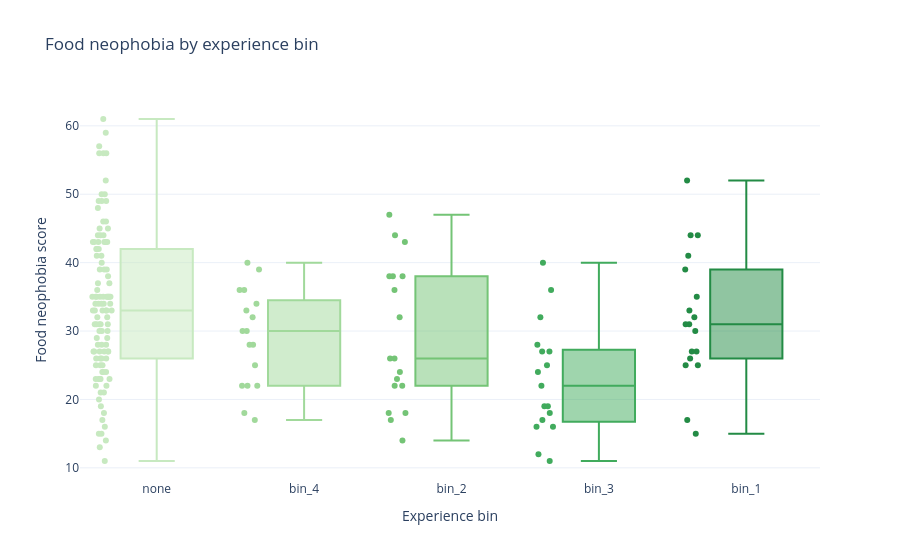

The code cell stored with this chart in its notebook:
### Code cell
df_box = df[df["experience_bin"].isin(["none", "bin_1", "bin_2", "bin_3", "bin_4"])].copy()
df_box["experience_bin"] = pd.Categorical(df_box["experience_bin"], categories=["none", "bin_1", "bin_2", "bin_3", "bin_4"], ordered=True)

fig_box = px.box(df_box, x="experience_bin", y="food_neophobia_score", points="all", title="Food neophobia by experience bin", labels={"experience_bin": "Experience bin", "food_neophobia_score": "Food neophobia score"}, color="experience_bin", color_discrete_sequence=px.colors.sequential.Greens[2:])
fig_box.update_layout(showlegend=False)
fig_box.show()

# Save
fig_box.write_html(images_path / "food_neophobia_by_bin_box.html")
fig_box.write_image(images_path / "food_neophobia_by_bin_box.png", width=800, height=500, scale=3)
print("Saved food_neophobia_by_bin_box.html and .png")

### Figure 1 — Plotly figure (JSON) as saved in the notebook; plotly's stock layout.template omitted (floating-point values rounded to 4 significant figures)
{"data": [{"alignmentgroup": "True", "boxpoints": "all", "hovertemplate": "Experience bin=%{x}<br>Food neophobia score=%{y}<extra></extra>", "legendgroup": "none", "marker": {"color": "rgb(199,233,192)"}, "name": "none", "notched": false, "offsetgroup": "none", "orientation": "v", "showlegend": true, "type": "box", "x": ["none", "none", "none", "none", "none", "none", "none", "none", "none", "none", "none", "none", "none", "none", "none", "none", "none", "none", "none", "none", "none", "none", "none", "none", "none", "none", "none", "none", "none", "none", "none", "none", "none", "none", "none", "none", "none", "none", "none", "none", "none", "none", "none", "none", "none", "none", "none", "none", "none", "none", "none", "none", "none", "none", "none", "none", "none", "none", "none", "none", "none", "none", "none", "none", "none", "none", "none", "none", "none", "none", "none", "none", "none", "none", "none", "none", "none", "none", "none", "none", "none", "none", "none", "none", "none", "none", "none", "none", "none", "none", "none", "none", "none", "none", "none", "none", "none", "none", "none", "none", "none", "none", "none", "none", "none", "none", "none", "none", "none", "none"], "x0": " ", "xaxis": "x", "y": [31, 39, 27, 34, 50, 44, 35, 39, 28, 61, 41, 27, 20, 35, 26, 33, 39, 50, 23, 13, 22, 14, 40, 35, 29, 43, 42, 45, 37, 35, 15, 23, 34, 30, 24, 16, 35, 26, 28, 44, 31, 23, 43, 56, 49, 32, 38, 33, 24, 23, 45, 25, 35, 46, 43, 41, 31, 34, 26, 43, 22, 33, 57, 33, 49, 32, 25, 21, 35, 19, 35, 44, 24, 23, 46, 27, 36, 49, 33, 52, 59, 42, 34, 17, 35, 21, 42, 34, 31, 26, 28, 33, 27, 15, 48, 25, 27, 35, 30, 18, 27, 31, 56, 29, 11, 37, 43, 43, 56, 30], "y0": " ", "yaxis": "y"}, {"alignmentgroup": "True", "boxpoints": "all", "hovertemplate": "Experience bin=%{x}<br>Food neophobia score=%{y}<extra></extra>", "legendgroup": "bin_4", "marker": {"color": "rgb(161,217,155)"}, "name": "bin_4", "notched": false, "offsetgroup": "bin_4", "orientation": "v", "showlegend": true, "type": "box", "x": ["bin_4", "bin_4", "bin_4", "bin_4", "bin_4", "bin_4", "bin_4", "bin_4", "bin_4", "bin_4", "bin_4", "bin_4", "bin_4", "bin_4", "bin_4", "bin_4", "bin_4"], "x0": " ", "xaxis": "x", "y": [30, 17, 22, 18, 36, 30, 34, 39, 36, 28, 33, 22, 32, 22, 25, 40, 28], "y0": " ", "yaxis": "y"}, {"alignmentgroup": "True", "boxpoints": "all", "hovertemplate": "Experience bin=%{x}<br>Food neophobia score=%{y}<extra></extra>", "legendgroup": "bin_2", "marker": {"color": "rgb(116,196,118)"}, "name": "bin_2", "notched": false, "offsetgroup": "bin_2", "orientation": "v", "showlegend": true, "type": "box", "x": ["bin_2", "bin_2", "bin_2", "bin_2", "bin_2", "bin_2", "bin_2", "bin_2", "bin_2", "bin_2", "bin_2", "bin_2", "bin_2", "bin_2", "bin_2", "bin_2", "bin_2", "bin_2"], "x0": " ", "xaxis": "x", "y": [18, 23, 26, 17, 43, 24, 22, 38, 47, 44, 32, 26, 14, 36, 18, 38, 22, 38], "y0": " ", "yaxis": "y"}, {"alignmentgroup": "True", "boxpoints": "all", "hovertemplate": "Experience bin=%{x}<br>Food neophobia score=%{y}<extra></extra>", "legendgroup": "bin_3", "marker": {"color": "rgb(65,171,93)"}, "name": "bin_3", "notched": false, "offsetgroup": "bin_3", "orientation": "v", "showlegend": true, "type": "box", "x": ["bin_3", "bin_3", "bin_3", "bin_3", "bin_3", "bin_3", "bin_3", "bin_3", "bin_3", "bin_3", "bin_3", "bin_3", "bin_3", "bin_3", "bin_3", "bin_3", "bin_3"], "x0": " ", "xaxis": "x", "y": [40, 16, 28, 18, 17, 36, 25, 27, 22, 11, 27, 32, 24, 16, 12, 19, 19], "y0": " ", "yaxis": "y"}, {"alignmentgroup": "True", "boxpoints": "all", "hovertemplate": "Experience bin=%{x}<br>Food neophobia score=%{y}<extra></extra>", "legendgroup": "bin_1", "marker": {"color": "rgb(35,139,69)"}, "name": "bin_1", "notched": false, "offsetgroup": "bin_1", "orientation": "v", "showlegend": true, "type": "box", "x": ["bin_1", "bin_1", "bin_1", "bin_1", "bin_1", "bin_1", "bin_1", "bin_1", "bin_1", "bin_1", "bin_1", "bin_1", "bin_1", "bin_1", "bin_1", "bin_1", "bin_1", "bin_1"], "x0": " ", "xaxis": "x", "y": [52, 27, 33, 44, 15, 32, 35, 30, 39, 25, 41, 44, 26, 25, 31, 31, 17, 27], "y0": " ", "yaxis": "y"}], "layout": {"boxmode": "overlay", "legend": {"title": {"text": "Experience bin"}, "tracegroupgap": 0}, "showlegend": false, "title": {"text": "Food neophobia by experience bin"}, "xaxis": {"anchor": "y", "categoryarray": ["none", "bin_4", "bin_2", "bin_3", "bin_1"], "categoryorder": "array", "domain": [0, 1], "title": {"text": "Experience bin"}}, "yaxis": {"anchor": "x", "domain": [0, 1], "title": {"text": "Food neophobia score"}}}}
